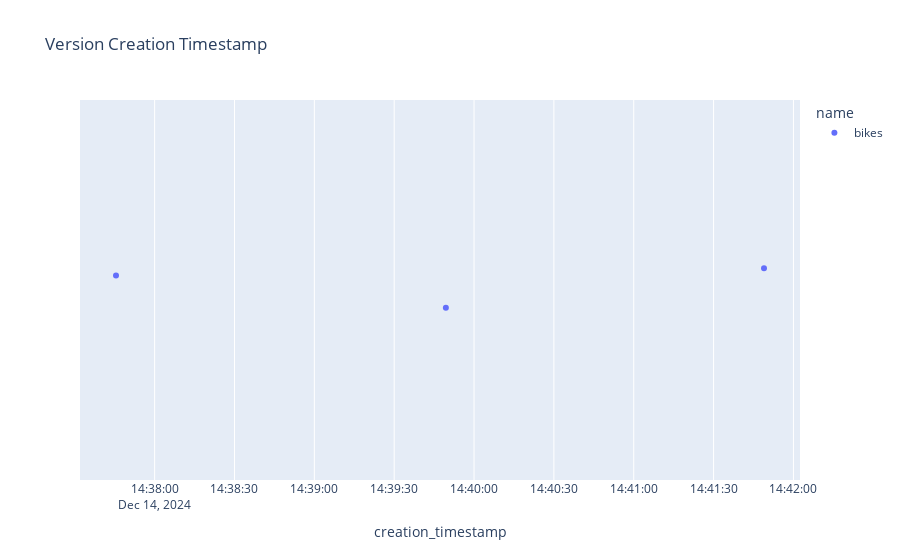

Notebook cell for this chart:
### Code cell
px.strip(
    versions,
    x="creation_timestamp",
    color="name",
    hover_name="name",
    hover_data=versions.columns,
    title="Version Creation Timestamp",
)

### Figure 1 — Plotly figure (JSON) as saved in the notebook; plotly's stock layout.template omitted (floating-point values rounded to 4 significant figures)
{"data": [{"alignmentgroup": "True", "boxpoints": "all", "customdata": [["Champion", "None", "", "2024-12-14T14:41:48.936000", "bikes", "4753bf6b106845d19eca79b7cb329343", "", "file:///home/fmind/mlops-python-package/mlruns/300971336194126583/4753bf6b106845d19eca79b7cb329343/artifacts/model", "READY", "", {}, "", "3"], [null, "None", "", "2024-12-14T14:39:49.417000", "bikes", "ae9f673f6b264240bb79ffd94ca49fe2", "", "file:///home/fmind/mlops-python-package/mlruns/300971336194126583/ae9f673f6b264240bb79ffd94ca49fe2/artifacts/model", "READY", "", {}, "", "2"], [null, "None", "", "2024-12-14T14:37:45.487000", "bikes", "d2aed973c12b475f849743599f7bc973", "", "file:///home/fmind/mlops-python-package/mlruns/300971336194126583/d2aed973c12b475f849743599f7bc973/artifacts/model", "READY", "", {}, "", "1"]], "fillcolor": "rgba(255,255,255,0)", "hoveron": "points", "hovertemplate": "<b>%{hovertext}</b><br><br>name=%{customdata[4]}<br>creation_timestamp=%{x}<br>aliases=%{customdata[0]}<br>current_stage=%{customdata[1]}<br>description=%{customdata[2]}<br>last_updated_timestamp=%{customdata[3]}<br>run_id=%{customdata[5]}<br>run_link=%{customdata[6]}<br>source=%{customdata[7]}<br>status=%{customdata[8]}<br>status_message=%{customdata[9]}<br>tags=%{customdata[10]}<br>user_id=%{customdata[11]}<br>version=%{customdata[12]}<extra></extra>", "hovertext": ["bikes", "bikes", "bikes"], "legendgroup": "bikes", "line": {"color": "rgba(255,255,255,0)"}, "marker": {"color": "#636efa"}, "name": "bikes", "offsetgroup": "bikes", "orientation": "h", "pointpos": 0, "showlegend": true, "type": "box", "x": ["2024-12-14T14:41:48.936000", "2024-12-14T14:39:49.417000", "2024-12-14T14:37:45.487000"], "x0": " ", "xaxis": "x", "y0": " ", "yaxis": "y"}], "layout": {"boxmode": "group", "legend": {"title": {"text": "name"}, "tracegroupgap": 0}, "title": {"text": "Version Creation Timestamp"}, "xaxis": {"anchor": "y", "domain": [0, 1], "title": {"text": "creation_timestamp"}}, "yaxis": {"anchor": "x", "domain": [0, 1]}}}
